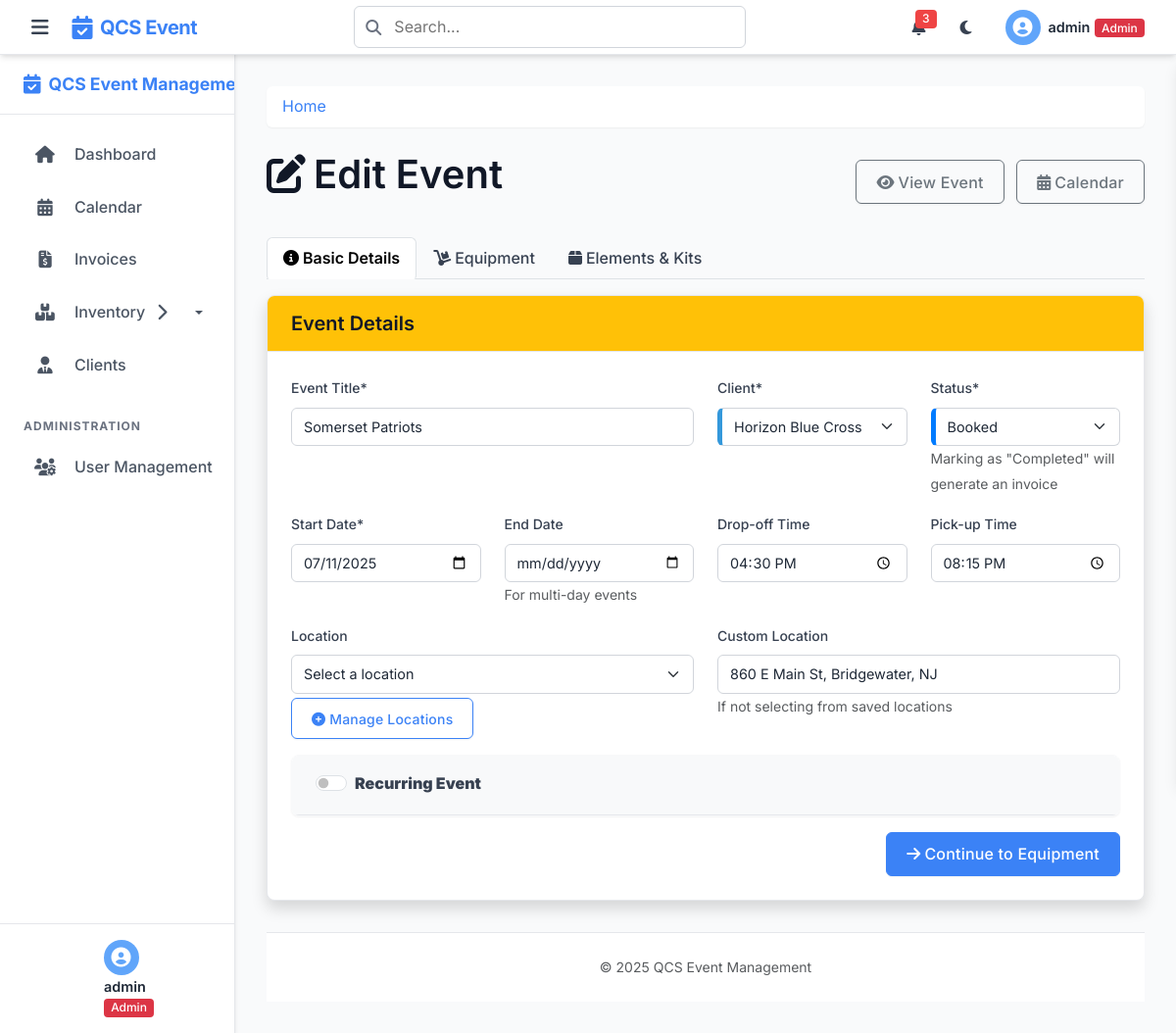
Page /events/14/edit (signed in) on the committed database.
### tables this page shows
CREATE TABLE events (
    event_id INTEGER PRIMARY KEY AUTOINCREMENT,
    event_name TEXT NOT NULL,
    client_id INTEGER,
    category_id INTEGER,
    template_id INTEGER,
    ics_uid TEXT UNIQUE,  -- Unique identifier for ICS events
    event_date TEXT,  -- Store as YYYY-MM-DD
    end_date TEXT,    -- For multi-day events
    drop_off_time TEXT,      -- Store as HH:MM:SS
    pickup_time TEXT,
    is_all_day INTEGER DEFAULT 0, -- 0 for false, 1 for true
    has_conflicts INTEGER DEFAULT 0, -- 0 for no conflicts, 1 for conflicts
    is_recurring INTEGER DEFAULT 0, -- 0 for one-time, 1 for recurring
    recurrence_pattern TEXT,     -- daily, weekly, monthly, yearly
    recurrence_end_date TEXT,    -- When recurring events should stop
    parent_event_id INTEGER,     -- For recurring events
    original_start_date TEXT,    -- For moved recurring instances
    manager TEXT,
    onsite_contact TEXT,
    onsite_contact_phone TEXT,
    event_location TEXT,
    location_id INTEGER,     -- Reference to locations table
    items_needed TEXT,       -- List of items needed, including kits.
    boxes_from_pi INTEGER,   -- Number of boxes to be picked up from Positive Impact.
    notes TEXT,              -- Additional Information.
    status TEXT DEFAULT 'booked' CHECK(status IN ('booked', 'confirmed', 'in_progress', 'completed', 'cancelled')),
    created_by INTEGER,
    created_at TEXT NOT NULL DEFAULT (datetime('now')),
    last_updated TEXT,
    last_updated_by INTEGER,
    FOREIGN KEY (client_id) REFERENCES clients(id),
    FOREIGN KEY (category_id) REFERENCES event_categories(id),
    FOREIGN KEY (template_id) REFERENCES event_templates(id),
    FOREIGN KEY (location_id) REFERENCES locations(id),
    FOREIGN KEY (parent_event_id) REFERENCES events(event_id),
    FOREIGN KEY (created_by) REFERENCES users(id),
    FOREIGN KEY (last_updated_by) REFERENCES users(id)
);

CREATE TABLE clients (
    id INTEGER PRIMARY KEY AUTOINCREMENT,
    name TEXT NOT NULL,
    color TEXT NOT NULL,
    contact_person TEXT,
    phone TEXT,
    email TEXT,
    address TEXT,
    city TEXT,
    state TEXT,
    zip TEXT,
    notes TEXT,
    preferences TEXT,
    created_at TEXT NOT NULL DEFAULT (datetime('now')),
    created_by INTEGER,
    FOREIGN KEY (created_by) REFERENCES users(id)
);

### blueprints/calendar_bp.py (the view, shortened to what this page needs)
@calendar_bp.route('/events/<int:event_id>/edit', methods=['GET', 'POST'])
@login_required
def edit_event(event_id):
    db = get_db()
    event = db.execute('SELECT * FROM events WHERE event_id = ?', (event_id,)).fetchone()
    if event is None:
        abort(404)
    clients = db.execute('SELECT * FROM clients').fetchall()
    equipment = db.execute(
        '''SELECT e.*,
           (e.quantity - COALESCE(
               (SELECT SUM(ea.quantity) FROM equipment_assignments ea
                WHERE ea.equipment_id = e.id AND ea.event_id != ?), 0)
           ) as available_qty
           FROM equipment e
           ORDER BY e.name''',
        (event_id,)
    ).fetchall()
    current_assignments = db.execute(
        'SELECT equipment_id, quantity FROM equipment_assignments WHERE event_id = ?',
        (event_id,)
    ).fetchall()
    equipment_list = []
    for item in equipment:
        equipment_item = dict(item)
        equipment_item['assigned_to_event'] = False
        equipment_item['assigned_qty'] = 0
        for assignment in current_assignments:
            if assignment['equipment_id'] == item['id']:
                equipment_item['assigned_to_event'] = True
                equipment_item['assigned_qty'] = assignment['quantity']
                break
        equipment_list.append(equipment_item)
    return render_template('edit_event.html', event=event, clients=clients, equipment=equipment_list)

### app.py (called while the page is built)
@app.after_request
def add_security_headers(response):
    response.headers['X-Content-Type-Options'] = 'nosniff'
    response.headers['X-Frame-Options'] = 'DENY'
    response.headers['X-XSS-Protection'] = '1; mode=block'
    response.headers['Strict-Transport-Security'] = 'max-age=31536000; includeSubDomains'
    return response

### helpers.py (called while the page is built)
def get_db():
    if 'db' not in g:
        g.db = sqlite3.connect(
            current_app.config['DATABASE'],
            detect_types=sqlite3.PARSE_DECLTYPES
        )
        g.db.row_factory = sqlite3.Row
    return g.db

def login_required(f):
    @wraps(f)
    def decorated_function(*args, **kwargs):
        if 'user_id' not in session:
            if request.path.startswith('/api/') or request.is_json or request.headers.get('X-Requested-With') == 'XMLHttpRequest':
                return jsonify({'error': 'Authentication required'}), 401
            else:
                flash('Please log in first', 'warning')
                return redirect(url_for('login'))
        return f(*args, **kwargs)
    return decorated_function

### templates/edit_event.html (shortened to what this page needs)
{% extends 'layout.html' %}
{% block content %}
<div class="d-flex justify-content-between align-items-center mb-4">
        <h1><i class="fas fa-edit me-2"></i>Edit Event</h1>
    <div>
        <a href="{{ url_for('calendar.view_event', event_id=event.event_id) }}" class="btn btn-outline-secondary me-2">
            <i class="fas fa-eye me-1"></i>View Event
        </a>
        <a href="{{ url_for('calendar.calendar') }}" class="btn btn-outline-secondary">
            <i class="fas fa-calendar-alt me-1"></i>Calendar
        </a>
    </div>
</div>
<ul class="nav nav-tabs mb-3" id="eventTabs" role="tablist">
    <li class="nav-item" role="presentation">
        <button class="nav-link active" id="details-tab" data-bs-toggle="tab" data-bs-target="#detailsTab" type="button" role="tab">
            <i class="fas fa-info-circle me-1"></i>Basic Details
        </button>
    </li>
    <li class="nav-item" role="presentation">
        <button class="nav-link" id="equipment-tab" data-bs-toggle="tab" data-bs-target="#equipmentTab" type="button" role="tab">
            <i class="fas fa-dolly me-1"></i>Equipment
        </button>
    </li>
    <li class="nav-item" role="presentation">
        <button class="nav-link" id="inventory-tab" data-bs-toggle="tab" data-bs-target="#inventoryTab" type="button" role="tab">
            <i class="fas fa-box me-1"></i>Elements & Kits
        </button>
    </li>
</ul>
<form action="{{ url_for('calendar.edit_event', event_id=event.event_id) }}" method="post">
    <div class="tab-content" id="eventTabsContent">
        <div class="tab-pane fade show active" id="detailsTab" role="tabpanel">
            <div class="card shadow mb-4">
                <div class="card-header bg-warning text-dark">
                    <h5 class="mb-0">Event Details</h5>
                </div>
                <div class="card-body">
                    <div class="row mb-3">
                        <div class="col-md-6">
                            <label for="event_name" class="form-label">Event Title*</label>
                            <input type="text" class="form-control" id="event_name" name="event_name" value="{{ event.event_name }}" required>
                        </div>
                        <div class="col-md-3">
                            <label for="client_id" class="form-label">Client*</label>
                            <select class="form-select" id="client_id" name="client_id" required>
                                {% for client in clients %}
                                <option value="{{ client.id }}" data-color="{{ client.color }}"
                                    {% if client.id == event.client_id %}selected{% endif %}>
                                    {{ client.name }}
                                </option>
                                {% endfor %}
                            </select>
                        </div>
                        <div class="col-md-3">
                            <label for="status" class="form-label">Status*</label>
                            <select class="form-select" id="status" name="status" required>
                                <option value="booked" {% if event.status == 'booked' %}selected{% endif %}>Booked</option>
                            </select>
                            {% if event.status != 'completed' %}
                            <small class="text-muted">Marking as "Completed" will generate an invoice</small>
                            {% endif %}
                        </div>
                    </div>
                    <div class="row mb-3">
                        <div class="col-md-3">
                            <label for="event_date" class="form-label">Start Date*</label>
                            <input type="date" class="form-control" id="event_date" name="event_date" value="{{ event.event_date }}" required>
                        </div>
                        <div class="col-md-3">
                            <label for="end_date" class="form-label">End Date</label>
                            <input type="date" class="form-control" id="end_date" name="end_date" value="{{ event.end_date }}">
                            <small class="text-muted">For multi-day events</small>
                        </div>
                        <div class="col-md-3">
                            <label for="drop_off_time" class="form-label">Drop-off Time</label>
                            <input type="time" class="form-control" id="drop_off_time" name="drop_off_time" value="{{ event.drop_off_time }}">
                        </div>
                        <div class="col-md-3">
                            <label for="pickup_time" class="form-label">Pick-up Time</label>
                            <input type="time" class="form-control" id="pickup_time" name="pickup_time" value="{{ event.pickup_time }}">
                        </div>
                    </div>
                    <div class="row mb-3">
                        <div class="col-md-6">
                            <label for="location_id" class="form-label">Location</label>
                            <select class="form-select" id="location_id" name="location_id">
                                <option value="">Select a location</option>
                            </select>
                            <div class="mt-1">
                                <a href="{{ url_for('locations.locations') }}" target="_blank" class="btn btn-sm btn-outline-primary">
                                    <i class="fas fa-plus-circle me-1"></i>Manage Locations
                                </a>
                            </div>
                        </div>
                        <div class="col-md-6">
                            <label for="event_location" class="form-label">Custom Location</label>
                            <input type="text" class="form-control" id="event_location" name="event_location" value="{{ event.event_location }}">
                            <small class="text-muted">If not selecting from saved locations</small>
                        </div>
                    </div>
                    <div class="card mb-3 border-light">
                        <div class="card-header bg-light">
                            <div class="form-check form-switch">
                                <input class="form-check-input" type="checkbox" id="is_recurring" name="is_recurring" value="1"
                                       {% if event.is_recurring %}checked{% endif %}>
                                <label class="form-check-label" for="is_recurring">
                                    <strong>Recurring Event</strong>
                                </label>
                            </div>
                        </div>
                    </div>
                    <div class="d-grid gap-2 d-md-flex justify-content-md-end">
                        <button type="button" class="btn btn-primary next-tab" data-next="equipment-tab">
                            <i class="fas fa-arrow-right me-1"></i>Continue to Equipment
                        </button>
                    </div>
                </div>
            </div>
        </div>
    </div>
</form>
{% endblock %}

### rows in the picture
events: event_name "Somerset Patriots", client_id "Horizon Blue Cross", status "Booked", event_date "07/11/2025", drop_off_time "16:30", pickup_time "20:15", event_location "860 E Main St, Bridgewater, NJ"

### other values in the picture
{{ session.username }} "admin"
